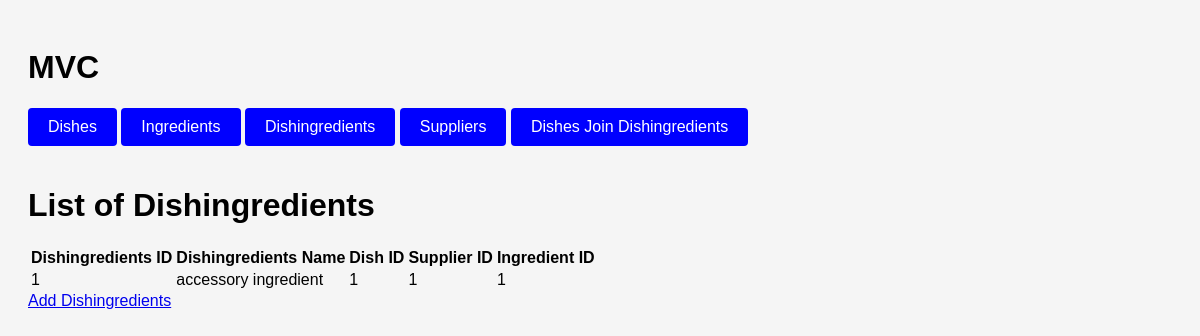
The app's page /mvc-mysql/index.php?action=showDishingredients with its own data.
### tables this page shows
CREATE TABLE `dishingredients` (
  `dishingredientsID` int(11) NOT NULL AUTO_INCREMENT,
  `dishingredientsName` varchar(255) NOT NULL,
  `dishID` int(11) NOT NULL,
  `supplierID` int(11) NOT NULL,
  `ingredientID` int(11) NOT NULL,
  PRIMARY KEY (`dishingredientsID`));

### mvc-mysql/controllers/dishingredients.php (called while the page is built, shortened)
<?php
class DishingredientsController  {
    private $dishingredientsModel ;
    public function __construct($connection) {
        $this->dishingredientsModel  = new dishingredientsModel ($connection);
    }
    public function index() {
    $dishingredients = $this->dishingredientsModel->getAllDishingredients();
    include('views/dishingredients_form.php');
}
}
?>

### mvc-mysql/models/dishingredients.php (called while the page is built, shortened)
<?php
class DishingredientsModel   {
    private $DishingredientsrConnectionObject;
    public function __construct($DishingredientsrConnectionObject) {
        $this->DishingredientsrConnectionObject = $DishingredientsrConnectionObject;
    }
    private function connect() {
        try {
            $mysqli = new mysqli(
                $this->DishingredientsrConnectionObject->host,
                $this->DishingredientsrConnectionObject->username,
                $this->DishingredientsrConnectionObject->password,
                $this->DishingredientsrConnectionObject->database
            );
            return $mysqli;
        } catch (Exception $e) {
            error_log('Exception caught in connect method: ' . $e->getMessage());
            return false;
        }
    }
    public function getAllDishingredients() {
        $mysqli = $this->connect();
        if ($mysqli) {
            $result = $mysqli->query("SELECT * FROM dishingredients");
            $results = $result->fetch_all(MYSQLI_ASSOC);
        } else {
            return false;
        }
        return $results ?? false;
    }
}
?>

### mvc-mysql/views/dishingredients_form.php (the view, shortened to what this page needs)
<!DOCTYPE html>
<html lang="en">
<head>
</head>
<body>
    <h1>List of Dishingredients</h1>
    <?php
    if ($dishingredients === false) {
        echo "<p>Error fetching data from the database.</p>";
    } else {
    ?>
        <table>
            <tr>
                <th>Dishingredients ID</th>
                <th>Dishingredients Name</th>
                <th>Dish ID</th>
                <th>Supplier ID</th>
                <th>Ingredient ID</th>
            </tr>
            <?php
            foreach ($dishingredients as $dishingredient1) {
                echo "<tr>";
                echo "<td>{$dishingredient1['dishingredientsID']}</td>";
                echo "<td>" . (isset($dishingredient1['dishingredientsName']) ? $dishingredient1['dishingredientsName'] : '') . "</td>";
                echo "<td>" . (isset($dishingredient1['dishID']) ? $dishingredient1['dishID'] : '') . "</td>";
                echo "<td>" . (isset($dishingredient1['supplierID']) ? $dishingredient1['supplierID'] : '') . "</td>";
                echo "<td>" . (isset($dishingredient1['ingredientID']) ? $dishingredient1['ingredientID'] : '') . "</td>";
                echo "</tr>";
            }
            ?>
        </table>
    <?php
    }
    ?>
    <a class="btn-vendor" href="?action=showeDishingredients">Add Dishingredients</a>
</body>
</html>

### mvc-mysql/index.php (style rules this page uses)
body { font-family: Arial, Helvetica, sans-serif; background-color: #f5f5f5; padding: 20px; }

### records on screen
dishingredients: dishingredientsID "1", dishingredientsName "accessory ingredient", dishID "1", supplierID "1", ingredientID "1"
